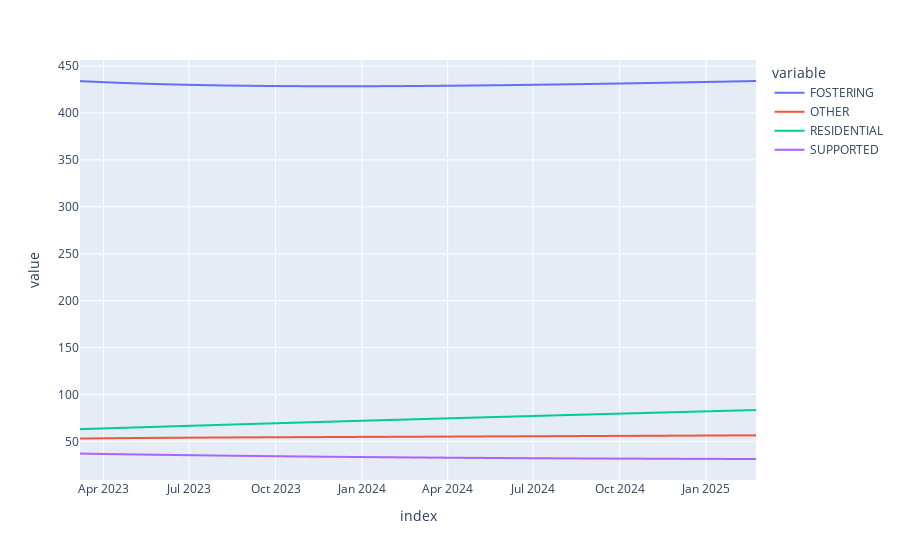

Notebook cell for this chart:
### Code cell
predictor = ModelPredictor(population=stock, transition_rates=transition_rates, transition_numbers=daily_entrants)
forecast = predictor.predict(steps=720, step_days=1)
forecast.columns = pd.MultiIndex.from_tuples(forecast.columns)
forecast = forecast.fillna(0).groupby(level=1, axis=1).sum()

fig = forecast.plot()
fig.show()

### Figure 1 — Plotly figure (JSON) as saved in the notebook; plotly's stock layout.template omitted (floating-point values rounded to 4 significant figures; data arrays with more than 128 entries replaced by an {"elided": "..."} marker saying what was removed)
{"data": [{"hovertemplate": "variable=FOSTERING<br>index=%{x}<br>value=%{y}<extra></extra>", "legendgroup": "FOSTERING", "line": {"color": "#636efa", "dash": "solid"}, "marker": {"symbol": "circle"}, "mode": "lines", "name": "FOSTERING", "showlegend": true, "type": "scattergl", "x": {"elided": "720 str values"}, "xaxis": "x", "y": {"elided": "720 float values"}, "yaxis": "y"}, {"hovertemplate": "variable=OTHER<br>index=%{x}<br>value=%{y}<extra></extra>", "legendgroup": "OTHER", "line": {"color": "#EF553B", "dash": "solid"}, "marker": {"symbol": "circle"}, "mode": "lines", "name": "OTHER", "showlegend": true, "type": "scattergl", "x": {"elided": "720 str values"}, "xaxis": "x", "y": {"elided": "720 float values"}, "yaxis": "y"}, {"hovertemplate": "variable=RESIDENTIAL<br>index=%{x}<br>value=%{y}<extra></extra>", "legendgroup": "RESIDENTIAL", "line": {"color": "#00cc96", "dash": "solid"}, "marker": {"symbol": "circle"}, "mode": "lines", "name": "RESIDENTIAL", "showlegend": true, "type": "scattergl", "x": {"elided": "720 str values"}, "xaxis": "x", "y": {"elided": "720 float values"}, "yaxis": "y"}, {"hovertemplate": "variable=SUPPORTED<br>index=%{x}<br>value=%{y}<extra></extra>", "legendgroup": "SUPPORTED", "line": {"color": "#ab63fa", "dash": "solid"}, "marker": {"symbol": "circle"}, "mode": "lines", "name": "SUPPORTED", "showlegend": true, "type": "scattergl", "x": {"elided": "720 str values"}, "xaxis": "x", "y": {"elided": "720 float values"}, "yaxis": "y"}], "layout": {"autosize": true, "legend": {"title": {"text": "variable"}, "tracegroupgap": 0}, "margin": {"t": 60}, "xaxis": {"anchor": "y", "autorange": true, "domain": [0, 1], "range": ["2023-03-07", "2025-02-23"], "title": {"text": "index"}, "type": "date"}, "yaxis": {"anchor": "x", "autorange": true, "domain": [0, 1], "range": [8.845, 456.5], "title": {"text": "value"}, "type": "linear"}}}
